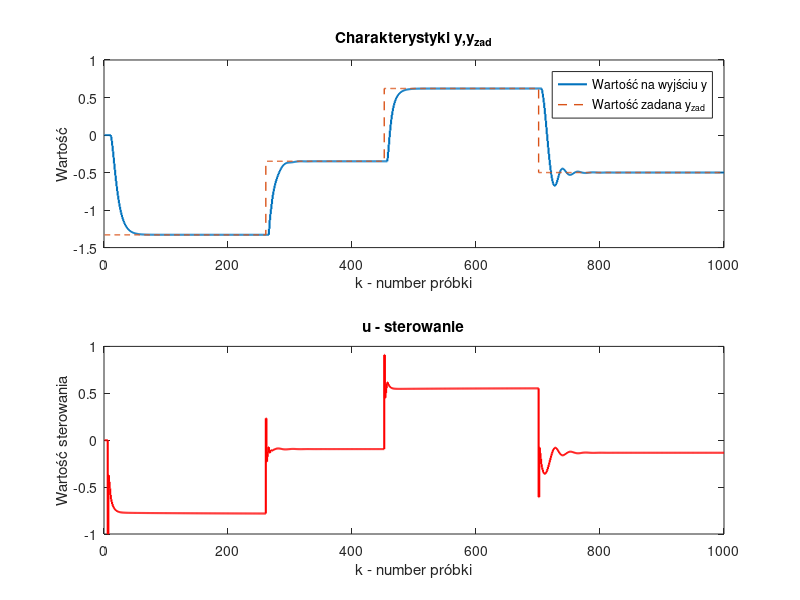

Write MATLAB code to recreate this figure. (Note: this script raises an error after producing the figure.)

%% Parametry zadania
Upp = 0;
Ypp = 0;
Umin= -1;
Umax = 1;

%% Parametry regulatora PID
Kp = 0.485;
Ti = 4.6; 
Td = 0.54;
Tp=0.5;

%% Wyznaczone wartości r1,r2,r0
r1 = Kp*((Tp/(2*Ti)) -2 *(Td/Tp) -1);
r2 = Kp*Td/Tp;
r0 = Kp*(1+(Tp/(2*Ti)) + (Td/Tp));

%% Inicjalizacja wektorów
kk=1000;
u(1:kk)=Upp;
y(1:kk)=Ypp;
e(1:kk)=0;

%% Przykładowe wartości zadanej yzad
yzad(1:260)=-1.33;
yzad(261:451)= -0.35;
yzad(452:700) = 0.62;
yzad(701:1000) = -0.5;
%% Parametry z zadania 2
alpha1 = -1.489028;
alpha2 = 0.535261;
beta1 = 0.012757;
beta2 = 0.010360;
x1(1:kk) =0;
x2(1:kk) = 0;
%% Pętla regulatora
for k=6:kk
g1 = (exp(7.5 * u(k-5))-1)/(exp(7.5*u(k-5))+1);
x1(k) = -alpha1 * x1(k-1) + x2(k-1) + beta1 * g1;
x2(k) = -alpha2 * x1(k-1) + beta2 *g1;
g2 = 1.2 * (1 - exp(-1.5 * x1(k)));
y(k) = g2;
e(k)=(yzad(k)-y(k));
u(k)=r2*e(k-2)+r1*e(k-1)+r0*e(k)+u(k-1);

%% Skalowanie wartości u

% Sprawdzenie czy skok znajduje się w przedziale
% deltau = u(k) - u(k-1);
% u(k) = u(k-1) + min(abs(deltau), abs(deltaumax)) * sign(deltau);

% Sprawdzenie czy U znajduje się w przedziale, ew. ścięcie
u(k) = max(min(u(k),Umax),Umin);
end
sum(e.^2)
%% Przygotowanie wykresów i wizualizacja
t = linspace(1,kk,kk);
figure
subplot(2,1,2)
stairs(t,u,'LineWidth',1.5, Color='r');
title('u - sterowanie');
xlabel('k - number próbki');
ylabel("Wartość sterowania")
subplot(2,1,1)
% matlab2tikz ('zad4PID_u.tex' , 'showInfo' , false)
stairs(t,y,'LineWidth',1.5);
hold on;
stairs(t,yzad,'LineWidth',1, 'LineStyle','--');
title('Charakterystyki y,y_{zad}');
xlabel('k - number próbki');
ylabel('Wartość')
legend("Wartość na wyjściu y", "Wartość zadana y_{zad}",Location="northwest")
matlab2tikz ('zad2_manual.tex' , 'showInfo' , false)